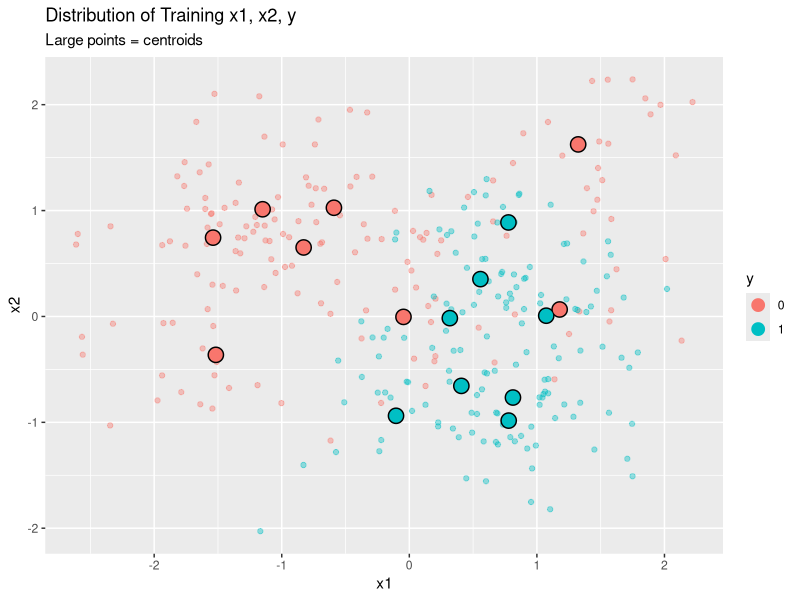
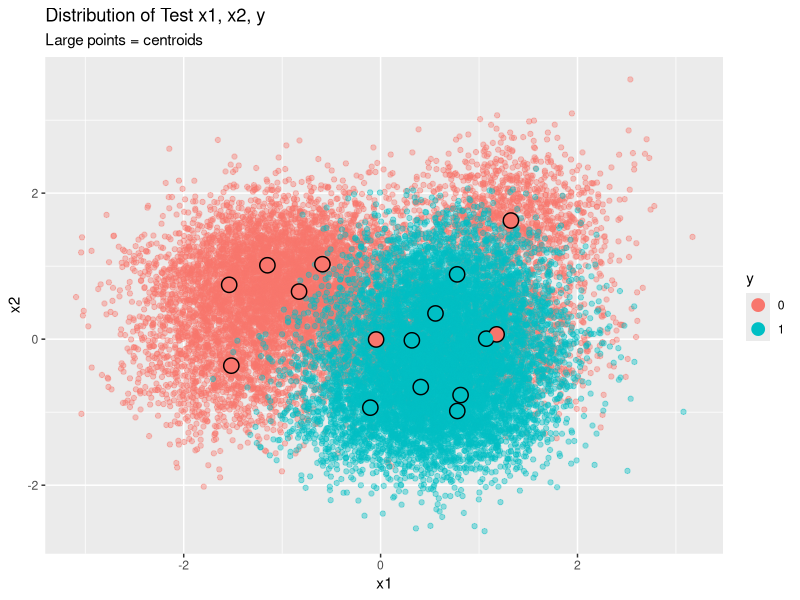
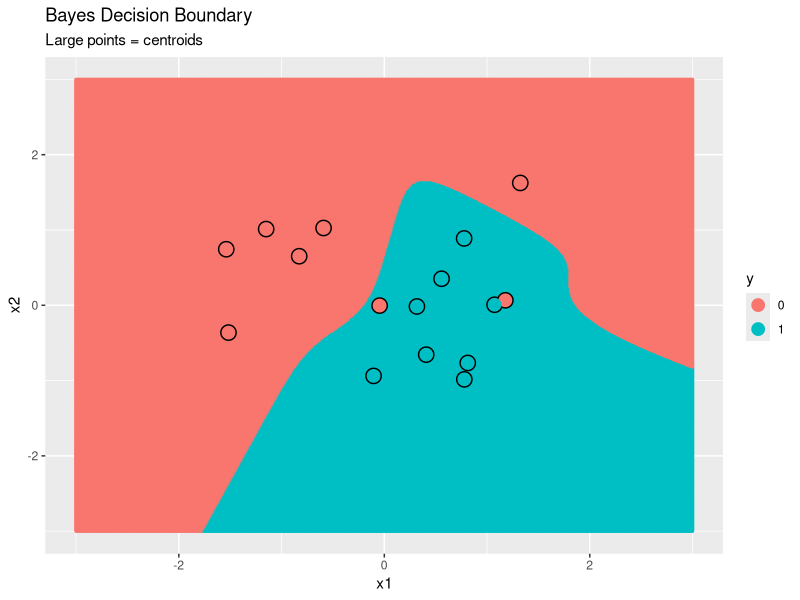
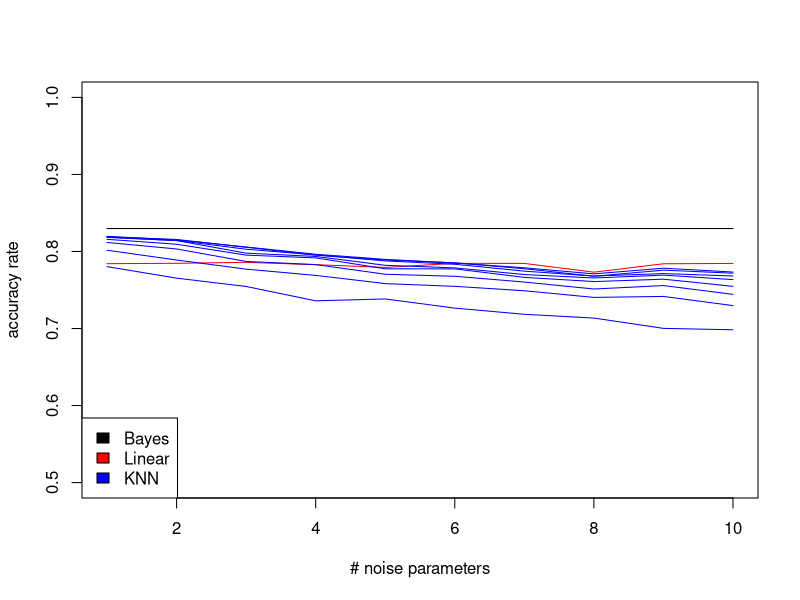
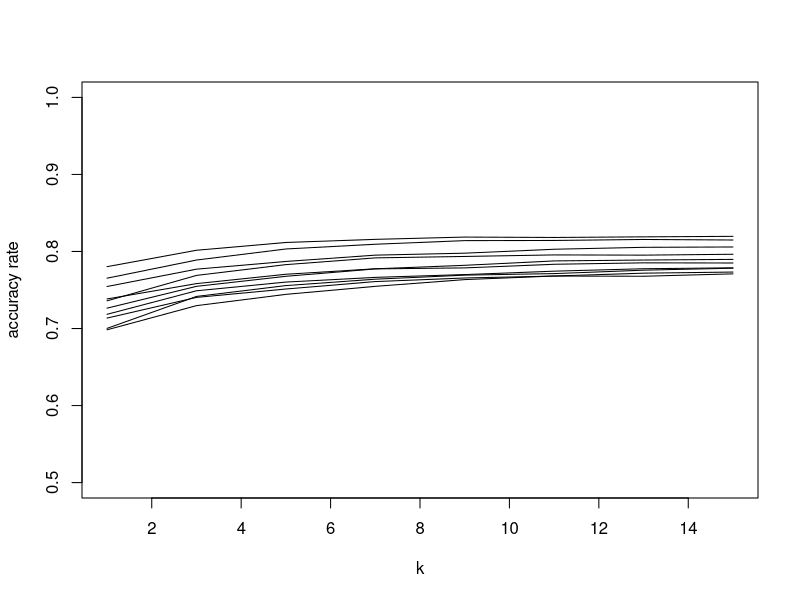
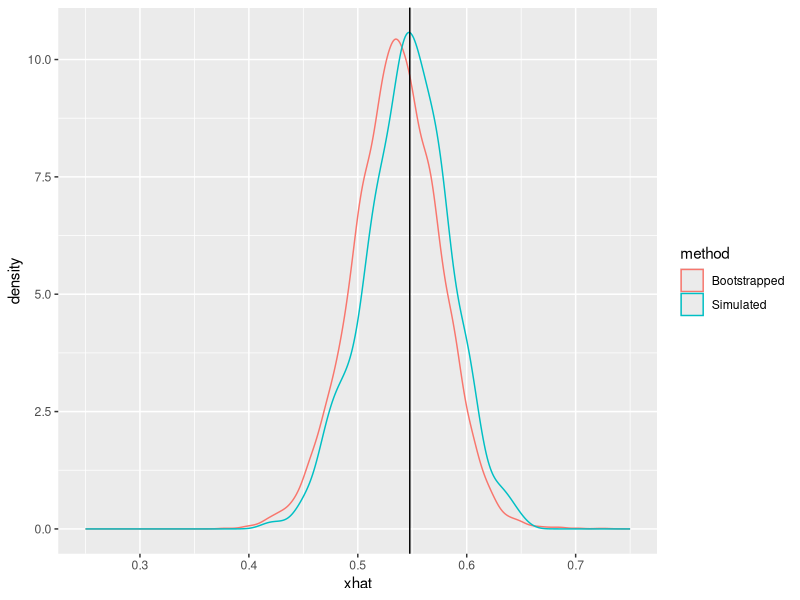
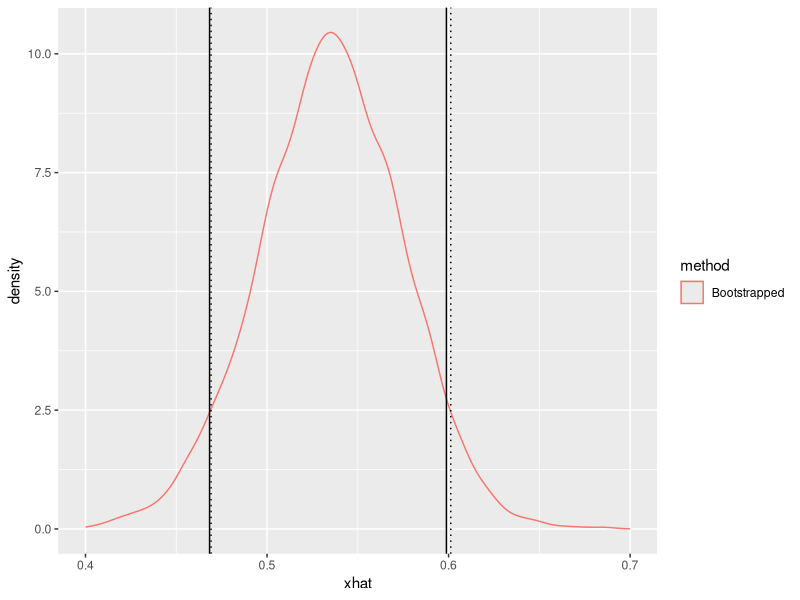

Source code (R) for these figures, in order:
## ---- chunk 1
knitr::opts_chunk$set(echo = TRUE)
suppressMessages(library(dplyr))
suppressMessages(library(ggplot2))
suppressMessages(library(mvtnorm))
suppressMessages(library(class))
suppressMessages(library(rlist))
## ---- chunk 2
# Initialize Member variables
PI = .5
K = 8
W = rep(1/8, K)
SIGMA = .5 * diag(2) # a matrix of standard deviations

N_TRAIN = 300
N_TEST = 20000

## ---- chunk 3
# generate mu
# get with key j + 1; then get row k by slicing
set.seed(11)
MU = list(
  rmvnorm(8, c(0, 1), diag(2)),
  rmvnorm(8, c(1, 0), diag(2))
)
## ---- chunk 4
generate_mixed_normals <- function(n, centroids=MU, omega=W, sigma2=SIGMA^2, pi=PI, seed=25)
  {
  #' Generates the density in 1a, pursuant to problem instructions
  #' @param n: int, size of generated dataset
  #' @param centroids: list[matrix[K, 2], matrix[K, 2]]. A list of the centroids
  #' @param omega: numeric[K] mixing weights
  #' @param sigma2: matrix[2, 2], var-cov matrix for MVN
  #' @param pi: numeric, class priors
  #' @param seed: integer, seed for reproducability
  #' @return : list[matrix[n, 2], numeric[n]], a list of x, y values
  
  set.seed(seed)
  pos_class = rbinom(n, 1, pi)
  
  # sample from omega, THEN sample from MVN
  # generate from positive class
  set.seed(220)
  pos_x = lapply(sample(1:length(omega), sum(pos_class), prob=omega, replace=T), 
                 function(k) rmvnorm(1, centroids[[2]][k, ], sigma2)) %>%
    do.call("rbind", .)
  # generate from negative class
  neg_x = lapply(sample(1:length(omega), length(pos_class) - sum(pos_class), prob=omega, replace=T), 
                 function(k) rmvnorm(1, centroids[[1]][k, ], sigma2)) %>%
    do.call("rbind", .)
  
  list(
    x=rbind(neg_x, pos_x), 
    y=c(rep(0, nrow(neg_x)), rep(1, nrow(pos_x)))
  )
}

get_mixed_class_density <- function(x, mu, sigma=SIGMA^2, omega=W){
  #' Gets the mixture/mixed density for a single class, i.e. j=0 OR j=1
  #' @param x: matrix[n, 2], a matrix of x-values to take the density of
  #' @param sigma: matrix[2, 2], variance-covariance matrix of distribution
  #' @param omega: numeric[K], mixing weights
  #' @return : numeric[n], conditional mixed densities for the class
  
  lapply(1:nrow(mu), 
                   function(k) dmvnorm(x, 
                                       mu[k, ], 
                                       sigma) * omega[k]
  ) %>%
    base::Reduce("+", .)
}

## ---- chunk 5
trainset = generate_mixed_normals(n=N_TRAIN)
xtrain = trainset$x; ytrain = trainset$y
testset = generate_mixed_normals(n=N_TEST)
xtest = testset$x; ytest = testset$y

the_data = list(
  xtrain=xtrain,
  ytrain=ytrain,
  xtest=xtest,
  ytest=ytest
)
## ---- chunk 6
# the training data
ggplot(data.frame(cbind(the_data$xtrain, the_data$ytrain)) %>% `colnames<-`(c("x1", "x2", "y")),
       aes(x=x1, y=x2, color=as.factor(y))) +
  geom_point(alpha=.4) +
  scale_color_discrete(name='y') + 
  geom_point(data = bind_rows(data.frame(MU[[1]]) %>% mutate(y=0), data.frame(MU[[2]]) %>% mutate(y=1)),
             mapping=aes(x=X1, y=X2), size= 5, colour='black') +
  geom_point(data = bind_rows(data.frame(MU[[1]]) %>% mutate(y=0), data.frame(MU[[2]]) %>% mutate(y=1)),
             mapping=aes(x=X1, y=X2, color = as.factor(y)), size= 4) + 
  labs(title = 'Distribution of Training x1, x2, y', subtitle='Large points = centroids')
## ---- chunk 7
# the test data
ggplot(data.frame(cbind(the_data$xtest, the_data$ytest)) %>% `colnames<-`(c("x1", "x2", "y")),
       aes(x=x1, y=x2, color=as.factor(y))) +
  geom_point(alpha=.4) +
  scale_color_discrete(name='y') + 
  geom_point(data = bind_rows(data.frame(MU[[1]]) %>% mutate(y=0), data.frame(MU[[2]]) %>% mutate(y=1)),
             mapping=aes(x=X1, y=X2), size= 5, colour='black') +
  geom_point(data = bind_rows(data.frame(MU[[1]]) %>% mutate(y=0), data.frame(MU[[2]]) %>% mutate(y=1)),
             mapping=aes(x=X1, y=X2, color = as.factor(y)), size= 4) + 
  labs(title = 'Distribution of Test x1, x2, y', subtitle='Large points = centroids')
## ---- chunk 8
compute_bayes_classifier <- function(x, centroids, sigma=SIGMA^2, 
                                     omega=W, pi=PI, decision_boundary=.5, response){
  #' Computes the bayes classifier at a particular x
  #' @param x: matrix[n, 2], a matrix of x-values to evaluate
  #' @param centroids: list[matrix[K, 2], matrix[K, 2]]. A list of the centroids
  #' @param omega: numeric[K] mixing weights
  #' @param sigma: matrix[2, 2], var-cov matrix for MVN
  #' @param pi: numeric, class priors
  #' @param decision_boundary: numeric, cutoff for 1/0 classification
  #' @return : numeric[nrow(x)], the Bayes classifications of each entry in x

  dens_pos = get_mixed_class_density(x, mu=centroids[[2]], sigma, omega)
  dens_neg = get_mixed_class_density(x, mu=centroids[[1]], sigma, omega)
  
  # doing it in full in case pi ever changes
  if (response == 'prob'){
    return(
      (dens_pos*pi)/(dens_pos*pi + dens_neg*(1-pi))
      )
  }else{
    return(
      (dens_pos*pi)/(dens_pos*pi + dens_neg*(1-pi)) >= decision_boundary
    )
  }
}


## ---- chunk 9
x_grid = expand.grid(seq(-3, 3, .01), seq(-3, 3, .01))
bayes_x_grid = compute_bayes_classifier(x_grid, centroids=MU, sigma=SIGMA^2, omega=W, pi=PI, response='class') %>% as.numeric()
x_grid = data.frame(x_grid) %>%
  `colnames<-`(c("X1", "X2"))
x_grid$y = bayes_x_grid

ggplot(x_grid, aes(x=X1, y=X2, color=as.factor(y)), alpha=.01) + 
  geom_point(size=.5) +
  scale_color_discrete(name='y') + 
  geom_point(data = bind_rows(data.frame(MU[[1]]) %>% mutate(y=0), data.frame(MU[[2]]) %>% mutate(y=1)),
             mapping=aes(x=X1, y=X2), size= 5, colour='black') +
  geom_point(data = bind_rows(data.frame(MU[[1]]) %>% mutate(y=0), data.frame(MU[[2]]) %>% mutate(y=1)),
             mapping=aes(x=X1, y=X2, color = as.factor(y)), size= 4) + 
  labs(title = 'Bayes Decision Boundary', x='x1', y='x2', subtitle = 'Large points = centroids')
## ---- chunk 10
# linear classifier
fit_linear_classifier <- function(x, y){
  #' Fits the linear classifier
  #' @param x: matrix[n, 2], a matrix of features
  #' @param y: numeric[n], a vector of binary y-values
  #' @return : stats::lm(), a linear model
  # R really wants it to be a df I guess
  df = data.frame(x)
  df$y = y
  lm(y ~ ., df)
}

# linear model prediction
predict_linear_classifier <- function(mod, x, decision_boundary=.5){
  #' Predicts for a fitted linear classifier
  #' @param mod: stats::lm(), a fitted linear model
  #' @param x: matrix[n, 2], a matrix of x-values to predict
  #' @param decision_boundary: numeric, the 1/0 decision cutoff
  #' @return : numeric, predicted y classes

  yhat = predict(mod, newdata=data.frame(x))
  as.numeric(yhat >= decision_boundary)
}

# evaluation function
train_test_model_suite <- function(the_data, 
                                   kvec=seq(1, 15, 2), 
                                   params=list(
                                     centroids=MU,
                                     omega=W,
                                     pi=PI,
                                     sigma=SIGMA^2
                                   )){
  # Bayes classifier
  bayes_test_class = compute_bayes_classifier(the_data$xtest[, c(1,2)], 
                                              centroids=params$centroids, 
                                              sigma=params$sigma, 
                                              omega=params$omega, 
                                              pi=params$pi,
                                              response='class')
  bayes_test_acc = mean(bayes_test_class == the_data$ytest)
  
  # Linear classifier
  clf_linear = fit_linear_classifier(the_data$xtrain, the_data$ytrain)
  yhat_linear = predict_linear_classifier(clf_linear, the_data$xtest)
  linear_test_acc = mean(yhat_linear == the_data$ytest)
  acc_list = c(bayes_test_acc, linear_test_acc) # list of accuracy measurements
  
  # KNN classifiers
  for (k in kvec) {
    yhat_KNN = knn(train=the_data$xtrain, 
                   test=the_data$xtest, 
                   cl=as.factor(the_data$ytrain), 
                   k=k, l=0, prob=FALSE, use.all=TRUE)
    KNN_test_acc = mean(yhat_KNN == the_data$ytest)
    acc_list = c(acc_list, KNN_test_acc)
  }
  return(acc_list)
}

kvec = seq(1, 15, 2)
train_test_model_suite(the_data, kvec)
## ---- chunk 11
noisy_evaluation <- function(kvec, the_data, noise, sigma.noise) {
  #' Wrapper around test suite to add noise columns
  xtrain.noise <- replicate(noise, rnorm(nrow(the_data$xtrain), mean=0, sd=sigma.noise))
  xtest.noise <- replicate(noise, rnorm(nrow(the_data$xtest), mean=0, sd=sigma.noise))
  the_data$xtrain <- cbind(the_data$xtrain, xtrain.noise)
  the_data$xtest <- cbind(the_data$xtest, xtest.noise)
  train_test_model_suite(the_data, kvec)
}

# main portion
sigma.noise = 1
noise.cols = 1:10

noisy.result <- sapply(noise.cols, function(n_cols) {
  return(noisy_evaluation(kvec, the_data, n_cols, sigma.noise))
})

## ---- chunk 12
# Plot the effects of adding the noise parameters on the accuracy
res <- matrix(noisy.result, nrow=10)
plot(t(res)[,1], type="l", xlab="# noise parameters", ylab="accuracy rate", ylim=c(0.5, 1.0))
lines(t(res)[,2], col="red")
for (i in 3:10) {
  lines(t(res)[,i], col="blue")
}
legend("bottomleft", 
       legend=c("Bayes", "Linear", "KNN"), 
       fill=c("black", "red", "blue"))
## ---- chunk 13
# Plot the effects of adding the noise parameters on the accuracy
plot(x=seq(1,15,2), y=res[3:10, 1], type="l", xlab="k", ylab="accuracy rate", ylim=c(0.5,1.0))
for (i in 2:10) {
  lines(seq(1,15,2), res[3:10, i])
}
## ---- chunk 14
# Part A ------------------------------------------------------------------
N = 50 # sample size
SIGMA = .2 # nuisance sd
YHAT = 1.3 # point to evaluate
S = 1000 # number of sims
B = 10000 # number of bootstraps

generate_data <- function(n=N, sigma=SIGMA, seed=11){
  #' Function to sample an X ~ U(0, 1), and, on top of that x, compute  Y ~ N(1 + x^2, sigma^2)
  #' @param n: int, sample size. 
  #' @param sigma: numeric, standard deviation of epsilon
  #' @param seed: int, sample seed for reproducability and/or recovery of "first" sample.
  #' @return list[x=numeric, y=numeric]: A paired list of x, y
  
  set.seed(seed)
  x = runif(n, 0, 1)
  y = rnorm(n, 1 + x^2, sigma)
  list(x=x, y=y)
}


fit_and_solve <- function(x, y, yhat, domain=c(0, 1)){
  #' Fit quadratic regression specified in problem, then predicts for particular yhat
  #' @param x: numeric[n], vector of (sampled) covariates of the regression.
  #' @param y: numeric[n], vector of (sampled) targets of the regression.
  #' @param yhat: numeric[k], yhats to be predicted (in reverse)
  #' @param domain: numeric[2], intended domain for xhat. Results outside domain are ignored
  #' @return numeric : the predicted value of xhat
  
  # fit the model
  mod = lm(y ~ 1 + x + I(x^2))
  # extract coefficients
  beta_fit = as.numeric(mod$coefficients)
  # cover the imaginary cases
  sqrt_term = beta_fit[2]^2 - 4 * (beta_fit[1] - yhat) * beta_fit[3]
  sqrt_term = max(sqrt_term, 0)
  # solve for roots
  x0_hat = c((-beta_fit[2] + sqrt(sqrt_term))/(2 * beta_fit[3]),
             (-beta_fit[2] - sqrt(sqrt_term))/(2 * beta_fit[3]))
  if (length(x0_hat[x0_hat >= domain[1] & x0_hat <= domain[2]]) == 2){
    warning(paste0(length(x0_hat[x0_hat >= domain[1] & x0_hat <= domain[2]]), 
                   " valid roots detected -- sampling one of them at random"))
    return(sample(x0_hat[x0_hat >= domain[1] & x0_hat <= domain[2]], 1))
  }
  # restrict root to appropriate range
  return(x0_hat[x0_hat >= domain[1] & x0_hat <= domain[2]])
}

## ---- chunk 15
data = generate_data()
xhat_b = fit_and_solve(x=data$x, y=data$y, yhat=YHAT)
## ---- chunk 16
xhats_c = sapply(1:S, function(i){
  data = generate_data(seed=i+1); 
  fit_and_solve(x=data$x, y=data$y, yhat=YHAT)
})
## ---- chunk 17
xhats_d = sapply(1:B, function(i){
  slc = sample(1:N, N, replace=T); # draw the sample
  fit_and_solve(x=data$x[slc], y=data$y[slc], yhat=YHAT) # perform the procedure
}) %>% 
  unlist()
## ---- chunk 18
sd_c = sd(xhats_c, na.rm=T)
sd_d = sd(xhats_d, na.rm=T)
ggplot(data.frame(xhat = c(xhats_c, xhats_d),
                          method = c(rep("Simulated", length(xhats_c)),
                                     rep("Bootstrapped", length(xhats_d))
                          )),
               aes(x=xhat,
                   color=method)) +
  geom_density() +
  geom_vline(xintercept=sqrt(0.3)) +
  xlim(c(.25, .75))
paste("sd w/o bootstrap:", sd_c)
paste("sd w/  bootstrap:", sd_d)
paste("bias w/o bootstrap", abs(mean(xhats_c, na.rm=T) - sqrt(0.3)))
paste("bias w/ bootstrap:", abs(mean(xhats_d, na.rm=T) - sqrt(0.3)))

## ---- chunk 19
# method 1: straightaway:
# 1.) take B bootstraps and compute quantiles (the middle 90% of sample statistics)
ci_method_1 = quantile(xhats_d, c(.05, .95), na.rm=T) %>% suppressMessages()
# re-use xhats

# method 2: straightaway
# 1.) Take the distribution as normal.
# 2.) Compute the confidence interval according to a normal distribution
ci_method_2 = qnorm(c(.05, .95), mean=mean(xhats_d), sd=sd(xhats_d))

ggplot(data.frame(xhat = c(xhats_d), 
                  method = rep("Bootstrapped", 
                               length(xhats_d))),
               aes(x=xhat,
                   color=method)) +
  geom_density() +
  geom_vline(xintercept=ci_method_1) +
  geom_vline(xintercept=ci_method_2, linetype="dotted") +
  xlim(c(.4, .7)) 
